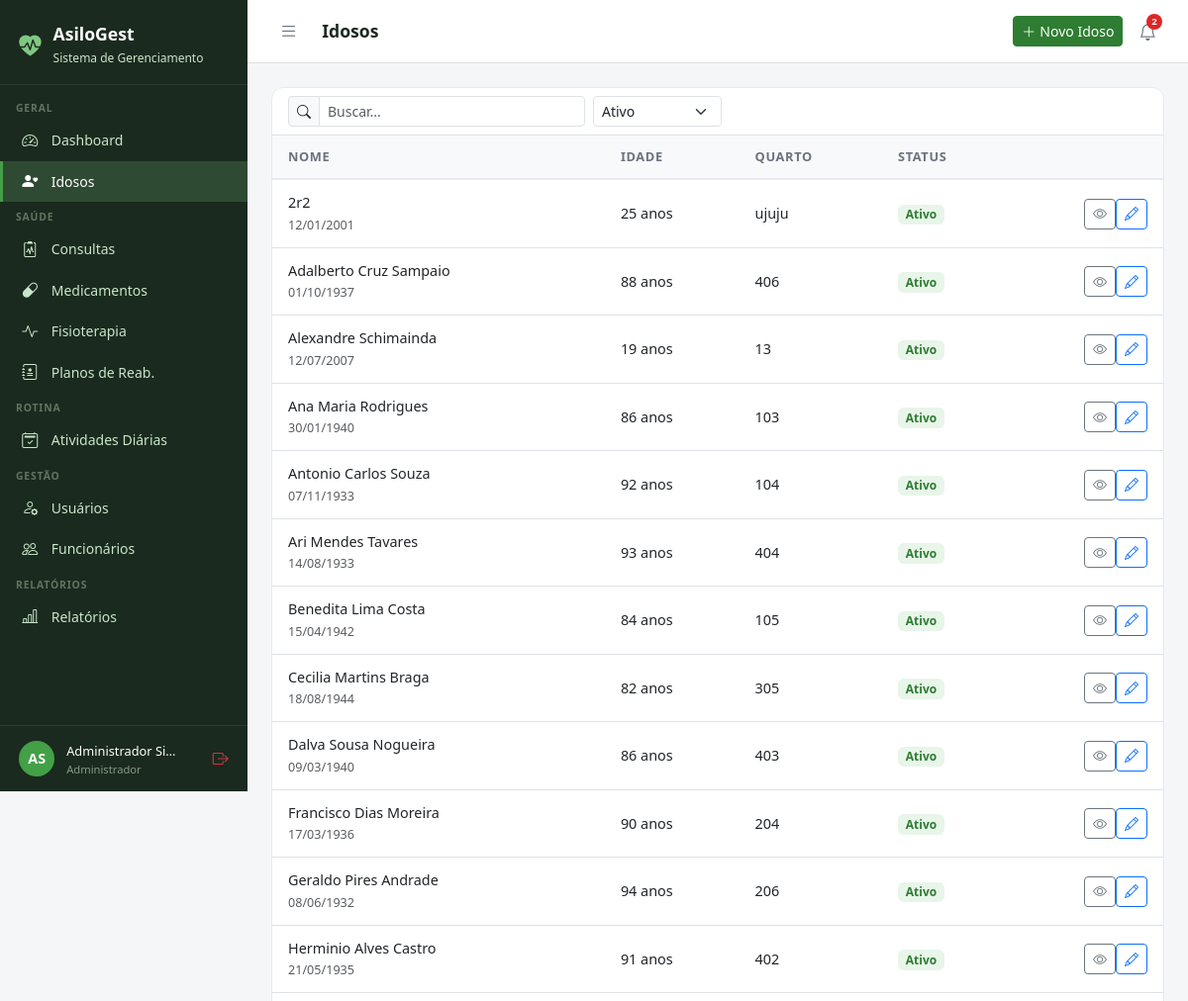
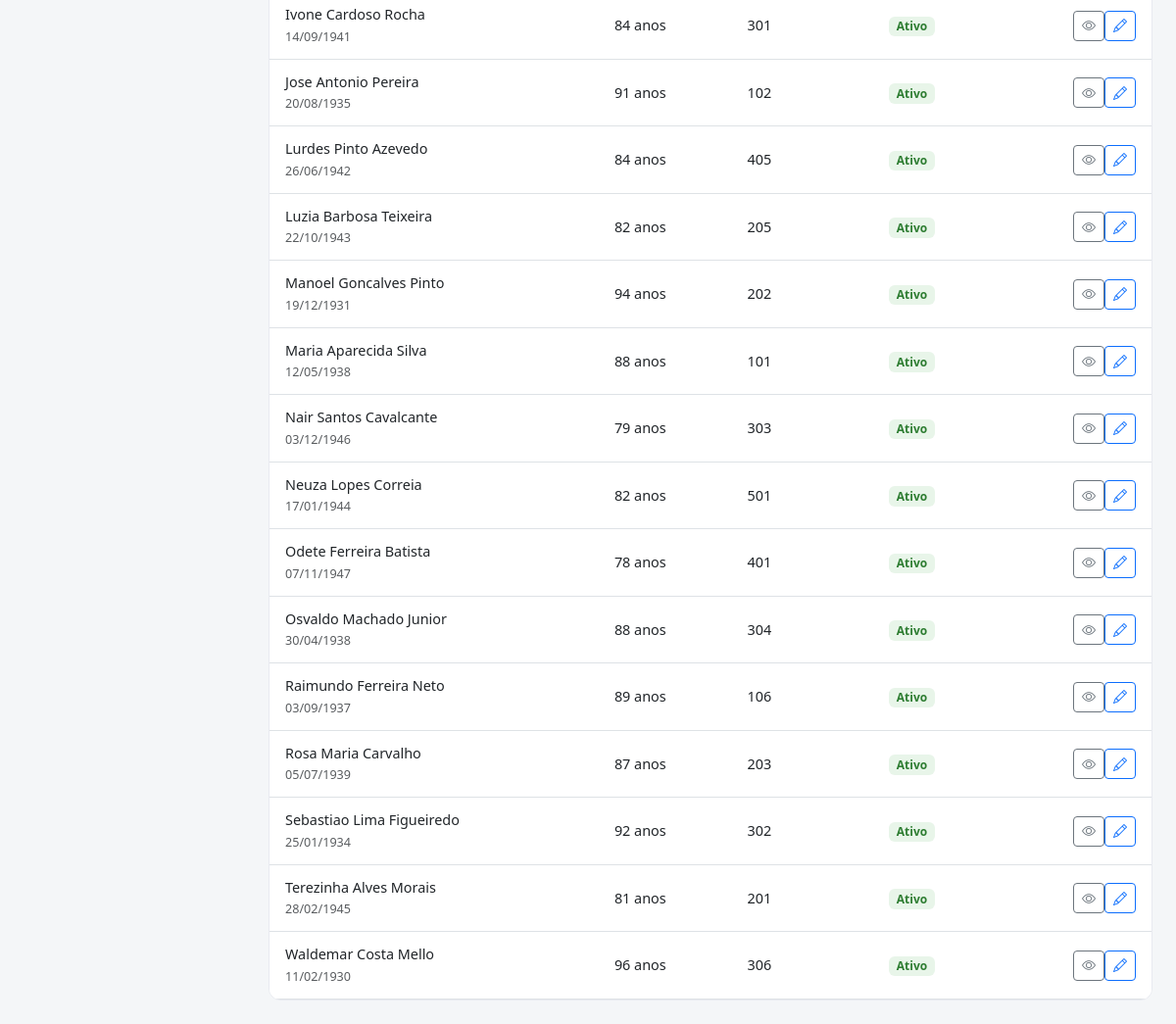
The app's page /idosos/ (signed in) with its own data (2 pictures, top to bottom).
### core/models.py (models this page shows, shortened)
class Usuario(AbstractUser):
    PERFIL_CHOICES = [
        ('administrador', 'Administrador'),
        ('medico', 'Médico'),
        ('fisioterapeuta', 'Fisioterapeuta'),
        ('enfermeiro', 'Enfermeiro(a)'),
        ('recepcionista', 'Recepcionista'),
        ('familiar', 'Familiar do Idoso'),
    ]
    perfil = models.CharField(
        max_length=20, choices=PERFIL_CHOICES,
        default='recepcionista', verbose_name='Perfil de Acesso'
    )
    telefone = models.CharField(max_length=15, blank=True, verbose_name='Telefone')
    cpf = models.CharField(max_length=14, unique=True, null=True, blank=True, verbose_name='CPF')
    foto = models.ImageField(upload_to='usuarios/', blank=True, null=True, verbose_name='Foto')
    data_nascimento = models.DateField(null=True, blank=True, verbose_name='Data de Nascimento')
    especialidade = models.CharField(
        max_length=100, blank=True, verbose_name='Especialidade',
        help_text='Preencha para Médico ou Fisioterapeuta'
    )
    data_admissao = models.DateField(null=True, blank=True, verbose_name='Data de Admissão')
    primeiro_acesso = models.BooleanField(
        default=True, verbose_name='Primeiro Acesso',
        help_text='Usuário deve definir senha no primeiro login'
    )
    ativo = models.BooleanField(default=True, verbose_name='Ativo')
    criado_em = models.DateTimeField(auto_now_add=True)
    class Meta:
        verbose_name = 'Usuário'
        verbose_name_plural = 'Usuários'
        ordering = ['first_name', 'last_name']
    @property
    def is_administrador(self):
        return self.perfil == 'administrador' or self.is_superuser
    @property
    def is_fisioterapeuta(self):
        return self.perfil == 'fisioterapeuta'
    @property
    def is_familiar(self):
        return self.perfil == 'familiar'
    @property
    def pode_ver_saude(self):
        return (self.is_administrador or self.is_medico
                or self.is_fisioterapeuta or self.is_enfermeiro)
    @property
    def pode_cadastrar_usuarios(self):
        return self.is_administrador or self.is_recepcionista
    @property
    def pode_administrar(self):
        return self.is_administrador

### idosos/models.py (models this page shows, shortened)
class Idoso(models.Model):
    SEXO_CHOICES = [('M', 'Masculino'), ('F', 'Feminino')]
    TIPO_SANGUINEO = [('A+','A+'),('A-','A-'),('B+','B+'),('B-','B-'),('AB+','AB+'),('AB-','AB-'),('O+','O+'),('O-','O-')]
    STATUS_CHOICES = [('ativo','Ativo'),('inativo','Inativo'),('internado','Internado'),('falecido','Falecido')]
    nome = models.CharField(max_length=150, verbose_name='Nome Completo')
    data_nascimento = models.DateField(verbose_name='Data de Nascimento')
    sexo = models.CharField(max_length=1, choices=SEXO_CHOICES)
    cpf = models.CharField(max_length=14, unique=True, null=True, blank=True)
    rg = models.CharField(max_length=20, blank=True)
    tipo_sanguineo = models.CharField(max_length=3, choices=TIPO_SANGUINEO, blank=True)
    foto = models.ImageField(upload_to='idosos/', blank=True, null=True)
    status = models.CharField(max_length=10, choices=STATUS_CHOICES, default='ativo')
    endereco = models.CharField(max_length=200, blank=True)
    cidade = models.CharField(max_length=100, blank=True)
    estado = models.CharField(max_length=2, blank=True)
    cep = models.CharField(max_length=9, blank=True)
    alergias = models.TextField(blank=True, verbose_name='Alergias')
    condicoes_medicas = models.TextField(blank=True, verbose_name='Condições Médicas')
    observacoes = models.TextField(blank=True, verbose_name='Observações Gerais')
    data_entrada = models.DateField(verbose_name='Data de Entrada')
    numero_quarto = models.CharField(max_length=10, blank=True, verbose_name='Quarto')
    criado_em = models.DateTimeField(auto_now_add=True)
    atualizado_em = models.DateTimeField(auto_now=True)
    class Meta:
        verbose_name = 'Idoso'
        verbose_name_plural = 'Idosos'
        ordering = ['nome']
    @property
    def idade(self):
        from datetime import date
        hoje = date.today()
        return hoje.year - self.data_nascimento.year - (
            (hoje.month, hoje.day) < (self.data_nascimento.month, self.data_nascimento.day)
        )

### idosos/views.py (the view)
# urls.py: path('', views.lista, name='lista'),
@login_required
def lista(request):
    q = request.GET.get('q', '')
    status = request.GET.get('status', 'ativo')
    idosos = Idoso.objects.all()
    if request.user.is_familiar:
        vinculos = FamiliarVinculo.objects.filter(
            familiar=request.user).values_list('idoso_id', flat=True)
        idosos = idosos.filter(id__in=vinculos)
    if q:
        idosos = idosos.filter(Q(nome__icontains=q) | Q(cpf__icontains=q))
    if status:
        idosos = idosos.filter(status=status)
    return render(request, 'idosos/lista.html', {
        'idosos': idosos, 'q': q, 'status_filtro': status
    })

### templates/idosos/lista.html (shortened to what this page needs)
{% extends 'base.html' %}
{% block title %}Idosos{% endblock %}{% block page_title %}Idosos{% endblock %}
{% block topbar_actions %}{% if not user.is_familiar %}<a href="{% url 'idosos:novo' %}" class="btn btn-primary btn-sm"><i class="bi bi-plus-lg me-1"></i>Novo Idoso</a>{% endif %}{% endblock %}
{% block content %}
<div class="table-card">
  <div class="px-3 py-2 border-bottom">
    <form class="d-flex gap-2" method="get">
      <div class="input-group input-group-sm" style="max-width:300px;"><span class="input-group-text"><i class="bi bi-search"></i></span><input type="text" name="q" class="form-control" placeholder="Buscar..." value="{{ q }}"></div>
      <select name="status" class="form-select form-select-sm" style="max-width:130px;" onchange="this.form.submit()"><option value="ativo" {% if status_filtro == "ativo" %}selected{% endif %}>Ativo</option></select>
    </form>
  </div>
  <table class="table table-hover"><thead><tr><th>Nome</th><th>Idade</th><th>Quarto</th><th>Status</th><th></th></tr></thead>
  <tbody>{% for i in idosos %}<tr>
    <td><div style="font-weight:500;">{{ i.nome }}</div><small class="text-muted">{{ i.data_nascimento|date:"d/m/Y" }}</small></td>
    <td>{{ i.idade }} anos</td><td>{{ i.numero_quarto|default:"–" }}</td>
    <td><span class="badge" style="background:#E8F5E9;color:#2E7D32;font-size:.75rem;">{{ i.get_status_display }}</span></td>
    <td class="text-end"><a href="{% url 'idosos:detalhe' i.pk %}" class="btn btn-sm btn-outline-secondary"><i class="bi bi-eye"></i></a>{% if not user.is_familiar %}<a href="{% url 'idosos:editar' i.pk %}" class="btn btn-sm btn-outline-primary"><i class="bi bi-pencil"></i></a>{% endif %}</td>
  </tr>{% empty %}<tr><td colspan="5" class="text-center py-4 text-muted">Nenhum idoso encontrado.</td></tr>{% endfor %}</tbody></table>
</div>{% endblock %}

### templates/base.html (shortened to what this page needs)
<!DOCTYPE html>
<html lang="pt-br">
<head>
  <link href="https://cdn.jsdelivr.net/npm/bootstrap@5.3.0/dist/css/bootstrap.min.css" rel="stylesheet">
  <link href="https://cdn.jsdelivr.net/npm/bootstrap-icons@1.11.0/font/bootstrap-icons.css" rel="stylesheet">
</head>
<body>
{% if user.is_authenticated %}
<div id="sidebar">
  <div class="sidebar-brand">
    <i class="bi bi-heart-pulse-fill" style="color:#81C784;font-size:1.4rem;"></i>
    <div>
      <h5 style="margin:0;">AsiloGest</h5>
      <small>Sistema de Gerenciamento</small>
    </div>
  </div>
  <nav class="sidebar-nav">
    <div class="nav-section">Geral</div>
    <a href="{% url 'dashboard' %}" class="sidebar-link {% if request.resolver_match.url_name == 'dashboard' %}active{% endif %}">
      <i class="bi bi-speedometer2"></i> Dashboard
    </a>
    <a href="{% url 'idosos:lista' %}" class="sidebar-link">
      <i class="bi bi-person-heart"></i>
      {% if user.is_familiar %}Meus Familiares{% else %}Idosos{% endif %}
    </a>
    {% if user.pode_ver_saude or user.is_familiar %}
    <div class="nav-section">Saúde</div>
    <a href="{% url 'consultas:lista' %}" class="sidebar-link">
      <i class="bi bi-clipboard2-pulse"></i> Consultas
    </a>
    <a href="{% url 'medicamentos:lista' %}" class="sidebar-link">
      <i class="bi bi-capsule"></i> Medicamentos
    </a>
    <a href="{% url 'fisioterapia:lista' %}" class="sidebar-link">
      <i class="bi bi-activity"></i> Fisioterapia
    </a>
    {% if user.pode_ver_saude and not user.is_familiar %}
    <a href="{% url 'fisioterapia:planos_lista' %}" class="sidebar-link">
      <i class="bi bi-journal-medical"></i> Planos de Reab.
    </a>
    {% endif %}
    {% endif %}
    <div class="nav-section">Rotina</div>
    <a href="{% url 'atividades:lista' %}" class="sidebar-link">
      <i class="bi bi-calendar2-check"></i> Atividades Diárias
    </a>
    {% if user.pode_cadastrar_usuarios %}
    <div class="nav-section">Gestão</div>
    <a href="{% url 'usuarios_lista' %}" class="sidebar-link">
      <i class="bi bi-person-gear"></i> Usuários
    </a>
    {% endif %}
    {% if user.pode_administrar %}
    <a href="{% url 'funcionarios:lista' %}" class="sidebar-link">
      <i class="bi bi-people"></i> Funcionários
    </a>
    {% endif %}
    {% if user.pode_ver_saude or user.pode_administrar %}
    <div class="nav-section">Relatórios</div>
    <a href="{% url 'relatorios:lista' %}" class="sidebar-link">
      <i class="bi bi-bar-chart-line"></i> Relatórios
    </a>
    {% endif %}
  </nav>
  <div class="sidebar-user">
    <div class="avatar">{{ user.first_name|first|upper }}{{ user.last_name|first|upper }}</div>
    <div class="info" style="min-width:0;flex:1;">
      <span>{{ user.get_full_name|truncatechars:18 }}</span>
      <small>{{ user.get_perfil_display }}</small>
    </div>
    <a href="{% url 'logout' %}" class="text-danger" title="Sair" style="flex-shrink:0;">
      <i class="bi bi-box-arrow-right"></i>
    </a>
  </div>
</div>
<div id="main">
  <div class="topbar">
    <div class="topbar-left">
      <button class="btn-toggle-sidebar" onclick="toggleSidebar()" title="Menu">
        <i class="bi bi-list"></i>
      </button>
      <h4>{% block page_title %}{% endblock %}</h4>
    </div>
    <div class="d-flex align-items-center gap-2">
      {% block topbar_actions %}{% endblock %}
      <div style="position:relative;">
        <button class="notif-btn" id="notifBtn" onclick="toggleNotif()" title="Notificações">
          <i class="bi bi-bell"></i>
          {% if notif_count %}
          <span class="notif-badge">{{ notif_count }}</span>
          {% endif %}
        </button>
      </div>
    </div>
  </div>
  <div class="content">
    {% block content %}{% endblock %}
  </div>
</div>
{% else %}
{% block full_content %}{% endblock %}
{% endif %}
</body>
</html>

### templates/base.html (style rules this page uses)
:root { --sidebar-width: 250px; --primary: #2E7D32; --primary-light: #43A047; --accent: #1565C0; --bg-sidebar: #1B2A1E; --bg-sidebar-hover: #2E4A33; --text-sidebar: #C8E6C9; --transition: 0.3s ease; }
body { background: #F4F6F8; font-family: 'Segoe UI', sans-serif; }
#sidebar { position: fixed; top: 0; left: 0; width: var(--sidebar-width); height: 100vh; background: var(--bg-sidebar); z-index: 1000; display: flex; flex-direction: column; overflow-y: auto; transition: transform var(--transition); }
.sidebar-brand { padding: 1.5rem 1.2rem 1rem; border-bottom: 1px solid rgba(255,255,255,0.08); display: flex; align-items: center; gap: .75rem; }
.sidebar-brand h5 { color: #fff; font-weight: 700; margin: 0; font-size: 1.1rem; }
.sidebar-brand small { color: var(--text-sidebar); font-size: .75rem; }
.sidebar-nav { padding: .5rem 0; flex: 1; }
.nav-section { padding: .5rem 1rem .2rem; color: rgba(200,230,201,.4); font-size: .65rem; font-weight: 700; letter-spacing: .08em; text-transform: uppercase; }
.sidebar-link { display: flex; align-items: center; gap: .65rem; padding: .55rem 1.2rem; color: var(--text-sidebar); text-decoration: none; font-size: .875rem; transition: all .2s; border-left: 3px solid transparent; }
.sidebar-link:hover, .sidebar-link.active { background: var(--bg-sidebar-hover); color: #fff; border-left-color: var(--primary-light); }
.sidebar-link i { font-size: 1rem; width: 1.2rem; }
.sidebar-user { padding: .8rem 1.2rem; border-top: 1px solid rgba(255,255,255,0.08); display: flex; align-items: center; gap: .75rem; }
.sidebar-user .avatar { width: 36px; height: 36px; background: var(--primary-light); border-radius: 50%; display: flex; align-items: center; justify-content: center; color: #fff; font-weight: 700; font-size: .9rem; flex-shrink: 0; }
.sidebar-user .info small { color: rgba(200,230,201,.6); font-size: .7rem; display: block; }
.sidebar-user .info span { color: #fff; font-size: .8rem; }
#main { margin-left: var(--sidebar-width); min-height: 100vh; display: flex; flex-direction: column; transition: margin-left var(--transition); }
.topbar { background: #fff; border-bottom: 1px solid #E0E0E0; padding: .75rem 1.5rem; display: flex; align-items: center; justify-content: space-between; position: sticky; top: 0; z-index: 999; }
.topbar-left { display: flex; align-items: center; gap: 1rem; }
.topbar h4 { margin: 0; font-size: 1.1rem; font-weight: 600; color: #1B2A1E; }
.btn-toggle-sidebar { background: none; border: none; padding: .4rem .5rem; color: #6B7280; cursor: pointer; border-radius: 6px; font-size: 1.2rem; line-height: 1; transition: background .2s, color .2s; }
.notif-btn { position: relative; background: none; border: none; padding: .4rem .5rem; color: #6B7280; cursor: pointer; border-radius: 6px; font-size: 1.1rem; transition: background .2s, color .2s; }
.notif-badge { position: absolute; top: 2px; right: 2px; background: #DC2626; color: #fff; font-size: .6rem; font-weight: 700; min-width: 16px; height: 16px; border-radius: 8px; padding: 0 4px; display: flex; align-items: center; justify-content: center; }
.content { padding: 1.5rem; flex: 1; }
.table-card { background: #fff; border-radius: 12px; border: 1px solid #E8EAF0; overflow: hidden; }
.table-card .table { margin: 0; }
.table thead th { background: #F8F9FA; border-bottom: 2px solid #E8EAF0; font-size: .8rem; font-weight: 600; color: #6B7280; text-transform: uppercase; letter-spacing: .05em; padding: .75rem 1rem; }
.table td { padding: .75rem 1rem; vertical-align: middle; font-size: .9rem; }
.btn-primary { background: var(--primary); border-color: var(--primary); }

### records on screen
Usuario: first_name|first "A", last_name|first "S", get_full_name "Administrador Si…", perfil "Administrador"
Idoso: nome "2r2", data_nascimento "12/01/2001", idade "25", numero_quarto "ujuju", status "Ativo"
Idoso: nome "Adalberto Cruz Sampaio", data_nascimento "01/10/1937", idade "88", numero_quarto "406", status "Ativo"
Idoso: nome "Alexandre Schimainda", data_nascimento "12/07/2007", idade "19", numero_quarto "13", status "Ativo"
Idoso: nome "Ana Maria Rodrigues", data_nascimento "30/01/1940", idade "86", numero_quarto "103", status "Ativo"
Idoso: nome "Antonio Carlos Souza", data_nascimento "07/11/1933", idade "92", numero_quarto "104", status "Ativo"
Idoso: nome "Ari Mendes Tavares", data_nascimento "14/08/1933", idade "93", numero_quarto "404", status "Ativo"
Idoso: nome "Benedita Lima Costa", data_nascimento "15/04/1942", idade "84", numero_quarto "105", status "Ativo"
Idoso: nome "Cecilia Martins Braga", data_nascimento "18/08/1944", idade "82", numero_quarto "305", status "Ativo"
Idoso: nome "Dalva Sousa Nogueira", data_nascimento "09/03/1940", idade "86", numero_quarto "403", status "Ativo"
Idoso: nome "Francisco Dias Moreira", data_nascimento "17/03/1936", idade "90", numero_quarto "204", status "Ativo"
Idoso: nome "Geraldo Pires Andrade", data_nascimento "08/06/1932", idade "94", numero_quarto "206", status "Ativo"
Idoso: nome "Herminio Alves Castro", data_nascimento "21/05/1935", idade "91", numero_quarto "402", status "Ativo"
Idoso: nome "Ivone Cardoso Rocha", data_nascimento "14/09/1941", idade "84", numero_quarto "301", status "Ativo"
Idoso: nome "Jose Antonio Pereira", data_nascimento "20/08/1935", idade "91", numero_quarto "102", status "Ativo"
Idoso: nome "Lurdes Pinto Azevedo", data_nascimento "26/06/1942", idade "84", numero_quarto "405", status "Ativo"
Idoso: nome "Luzia Barbosa Teixeira", data_nascimento "22/10/1943", idade "82", numero_quarto "205", status "Ativo"
Idoso: nome "Manoel Goncalves Pinto", data_nascimento "19/12/1931", idade "94", numero_quarto "202", status "Ativo"
Idoso: nome "Maria Aparecida Silva", data_nascimento "12/05/1938", idade "88", numero_quarto "101", status "Ativo"
Idoso: nome "Nair Santos Cavalcante", data_nascimento "03/12/1946", idade "79", numero_quarto "303", status "Ativo"
Idoso: nome "Neuza Lopes Correia", data_nascimento "17/01/1944", idade "82", numero_quarto "501", status "Ativo"
Idoso: nome "Odete Ferreira Batista", data_nascimento "07/11/1947", idade "78", numero_quarto "401", status "Ativo"
Idoso: nome "Osvaldo Machado Junior", data_nascimento "30/04/1938", idade "88", numero_quarto "304", status "Ativo"
Idoso: nome "Raimundo Ferreira Neto", data_nascimento "03/09/1937", idade "89", numero_quarto "106", status "Ativo"
Idoso: nome "Rosa Maria Carvalho", data_nascimento "05/07/1939", idade "87", numero_quarto "203", status "Ativo"
Idoso: nome "Sebastiao Lima Figueiredo", data_nascimento "25/01/1934", idade "92", numero_quarto "302", status "Ativo"
Idoso: nome "Terezinha Alves Morais", data_nascimento "28/02/1945", idade "81", numero_quarto "201", status "Ativo"
Idoso: nome "Waldemar Costa Mello", data_nascimento "11/02/1930", idade "96", numero_quarto "306", status "Ativo"

### other values on screen
{{ notif_count }} "2"
